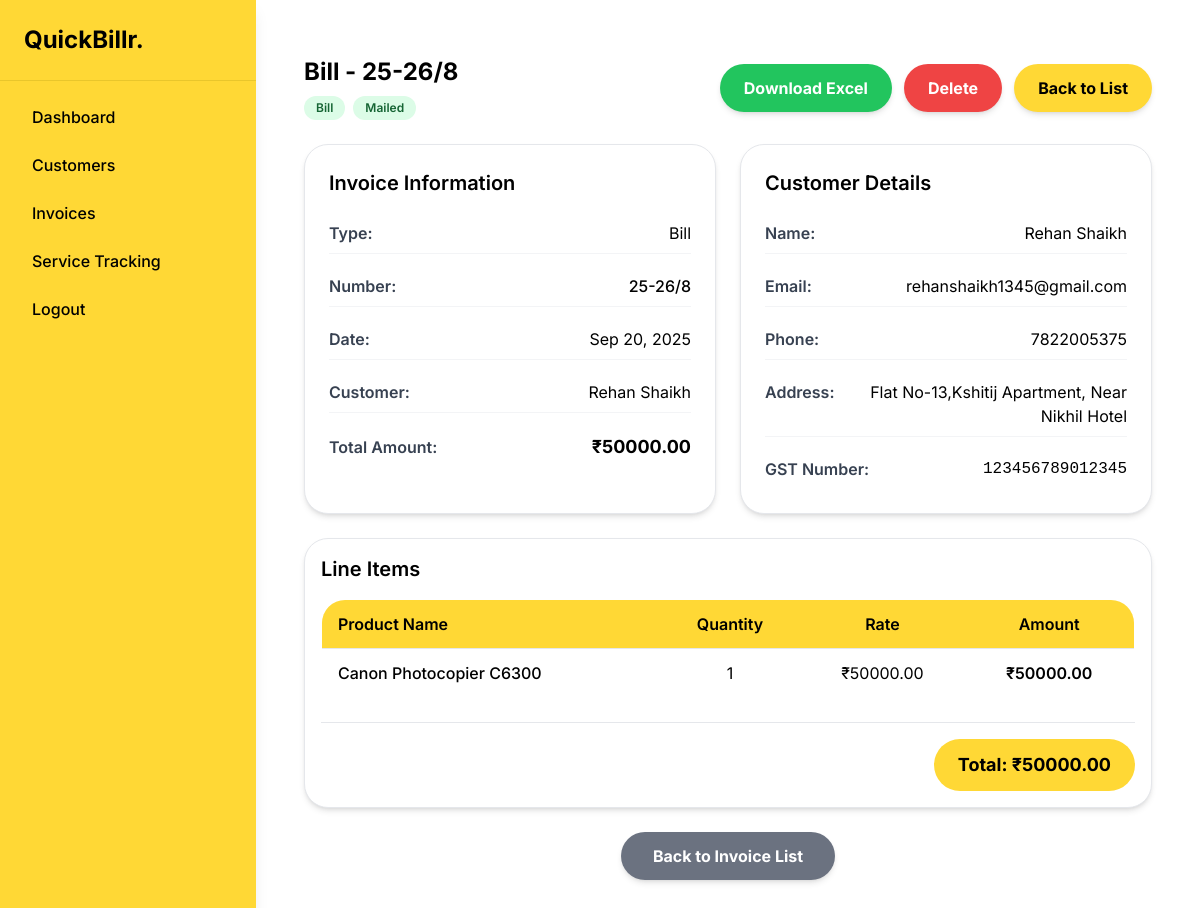
The page /invoices/17/ (signed in) on the database its author committed.
### billapp/models.py (models this page shows, shortened)
class Invoice(models.Model):
    BILL = 'BILL'
    QUOTATION = 'QUOTATION'
    TYPE_CHOICES = [(BILL, 'Bill'), (QUOTATION, 'Quotation')]
    PENDING = 'PENDING'
    PAID = 'PAID'
    OVERDUE = 'OVERDUE'
    invoice_type = models.CharField(max_length=10, choices=TYPE_CHOICES)
    invoice_number = models.CharField(max_length=20, unique=True)
    customer = models.ForeignKey(Customer, on_delete=models.CASCADE)
    date = models.DateField()
    total_amount = models.DecimalField(max_digits=10, decimal_places=2, default=0)
    file_path = models.FilePathField(path="bills", blank=True)
    mailed = models.BooleanField(default=False)
    ai_summary = models.TextField(blank=True, null=True)
    payment_status = models.CharField(
        max_length=10,
        choices=[(PENDING, 'Pending'), (PAID, 'Paid'), (OVERDUE, 'Overdue')],
        blank=True,
        default=PENDING,
        null=True
    )
    def get_absolute_url(self):
        return reverse("invoice_detail", args=[str(self.pk)])

class Customer(models.Model):
    name = models.CharField(max_length=255)
    email = models.EmailField()
    phone = models.CharField(max_length=15)
    address = models.TextField()
    gst_number = models.CharField(max_length=15)

class LineItem(models.Model):
    invoice = models.ForeignKey(Invoice, related_name='items', on_delete=models.CASCADE)
    product_name = models.CharField(max_length=255)
    quantity = models.PositiveIntegerField()
    rate = models.DecimalField(max_digits=10, decimal_places=2)
    amount = models.DecimalField(max_digits=10, decimal_places=2)

### billapp/views.py (the view)
# urls.py: path('invoices/<int:pk>/', invoice_detail, name='invoice_detail'),
@login_required
def invoice_detail(request, pk):
    invoice = get_object_or_404(Invoice, pk=pk)
    return render(request, 'invoices/invoice_detail.html', {'invoice': invoice})

### billapp/templates/invoices/invoice_detail.html (shortened to what this page needs)
{% extends "base.html" %}
{% load static %}
{% block content %}
<div class="bg-white text-black min-h-screen">
  <div class="max-w-7xl mx-auto px-4 py-6">
    <div class="flex flex-col md:flex-row justify-between items-center mb-6">
      <div>
        <h1 class="text-2xl font-bold text-black mb-2">{{ invoice.get_invoice_type_display }} - {{ invoice.invoice_number }}</h1>
        <div class="flex gap-2">
          <span class="inline-block px-3 py-1 text-xs font-semibold rounded-full
            {% if invoice.invoice_type == 'BILL' %}bg-green-100 text-green-800{% else %}bg-blue-100 text-blue-800{% endif %}">
            {{ invoice.get_invoice_type_display }}
          </span>
          <span id="invoiceStatus" class="inline-block px-3 py-1 text-xs font-semibold rounded-full
            {% if invoice.mailed %}bg-green-100 text-green-800{% else %}bg-red-100 text-red-800{% endif %}">
            {{ invoice.mailed|yesno:"Mailed,Not Mailed" }}
          </span>
        </div>
      </div>
      <div class="flex gap-3 mt-4 md:mt-0">
        <a href="{% url 'download_invoice' invoice.pk %}" class="bg-green-500 text-white font-bold px-6 py-3 shadow-md rounded-full hover:bg-green-600 transition">
          Download Excel
        </a>
        <a href="{% url 'invoice_delete' invoice.pk %}?next={{ invoice.get_absolute_url }}" class="bg-red-500 text-white font-bold px-6 py-3 shadow-md rounded-full hover:bg-red-600 transition">
          Delete
        </a>
        <a href="{% url 'invoice_list' %}" class="bg-yellow-500 text-black font-bold px-6 py-3 shadow-md rounded-full hover:bg-yellow-600 transition">
          Back to List
        </a>
      </div>
    </div>
    <div class="grid grid-cols-1 lg:grid-cols-2 gap-6 mb-6">
      <div class="bg-white border border-gray-200 shadow-md p-6 rounded-[24px]">
        <h2 class="text-xl font-semibold text-black mb-4">Invoice Information</h2>
        <div class="space-y-3">
          <div class="flex justify-between items-center py-2 border-b border-gray-100">
            <span class="font-semibold text-gray-700">Type:</span>
            <span class="text-black">{{ invoice.get_invoice_type_display }}</span>
          </div>
          <div class="flex justify-between items-center py-2 border-b border-gray-100">
            <span class="font-semibold text-gray-700">Number:</span>
            <span class="text-black font-medium">{{ invoice.invoice_number }}</span>
          </div>
          <div class="flex justify-between items-center py-2 border-b border-gray-100">
            <span class="font-semibold text-gray-700">Date:</span>
            <span class="text-black">{{ invoice.date|date:"M d, Y" }}</span>
          </div>
          <div class="flex justify-between items-center py-2 border-b border-gray-100">
            <span class="font-semibold text-gray-700">Customer:</span>
            <span class="text-black">{{ invoice.customer.name }}</span>
          </div>
          <div class="flex justify-between items-center py-2">
            <span class="font-semibold text-gray-700">Total Amount:</span>
            <span class="text-black font-bold text-lg">₹{{ invoice.total_amount }}</span>
          </div>
        </div>
      </div>
      <div class="bg-white border border-gray-200 shadow-md p-6 rounded-[24px]">
        <h2 class="text-xl font-semibold text-black mb-4">Customer Details</h2>
        <div class="space-y-3">
          <div class="flex justify-between items-center py-2 border-b border-gray-100">
            <span class="font-semibold text-gray-700">Name:</span>
            <span class="text-black">{{ invoice.customer.name }}</span>
          </div>
          <div class="flex justify-between items-center py-2 border-b border-gray-100">
            <span class="font-semibold text-gray-700">Email:</span>
            <span class="text-black">{{ invoice.customer.email }}</span>
          </div>
          <div class="flex justify-between items-center py-2 border-b border-gray-100">
            <span class="font-semibold text-gray-700">Phone:</span>
            <span class="text-black">{{ invoice.customer.phone }}</span>
          </div>
          <div class="flex justify-between items-start py-2 border-b border-gray-100">
            <span class="font-semibold text-gray-700">Address:</span>
            <span class="text-black text-right max-w-xs">{{ invoice.customer.address }}</span>
          </div>
          <div class="flex justify-between items-center py-2">
            <span class="font-semibold text-gray-700">GST Number:</span>
            <span class="text-black font-mono">{{ invoice.customer.gst_number }}</span>
          </div>
        </div>
      </div>
    </div>
    <div class="bg-white border border-gray-200 shadow-md p-4 rounded-[24px]">
      <h2 class="text-xl font-semibold text-black mb-4">Line Items</h2>
      <div class="hidden md:block">
        <div class="overflow-x-auto">
          <table class="min-w-full border border-gray-200 rounded-[24px] overflow-hidden">
            <thead class="bg-yellow-500 text-black">
              <tr>
                <th class="px-4 py-3 text-left font-semibold">Product Name</th>
                <th class="px-4 py-3 text-center font-semibold">Quantity</th>
                <th class="px-4 py-3 text-center font-semibold">Rate</th>
                <th class="px-4 py-3 text-center font-semibold">Amount</th>
              </tr>
            </thead>
            <tbody class="bg-white">
              {% for item in invoice.items.all %}
              <tr class="border-t hover:bg-gray-100">
                <td class="px-4 py-3 font-medium">{{ item.product_name }}</td>
                <td class="px-4 py-3 text-center">{{ item.quantity }}</td>
                <td class="px-4 py-3 text-center">₹{{ item.rate }}</td>
                <td class="px-4 py-3 text-center font-semibold">₹{{ item.amount }}</td>
              </tr>
              {% endfor %}
            </tbody>
          </table>
        </div>
      </div>
      {% if invoice.items.all %}
      <div class="mt-6 pt-4 border-t border-gray-200">
        <div class="flex justify-end">
          <div class="bg-yellow-500 text-black px-6 py-3 rounded-full">
            <span class="font-bold text-lg">Total: ₹{{ invoice.total_amount }}</span>
          </div>
        </div>
      </div>
      {% endif %}
    </div>
    <div class="mt-6 flex flex-col sm:flex-row gap-3 justify-center">
      <a href="{% url 'invoice_list' %}" class="bg-gray-500 text-white font-bold px-8 py-3 shadow-md rounded-full hover:bg-gray-600 transition text-center">
        Back to Invoice List
      </a>
    </div>
  </div>
</div>
{% endblock %}

### rows shown on the page
Invoice: invoice_type "Bill", invoice_number "25-26/8", mailed "Mailed", date "Sep 20, 2025", customer.name "Rehan Shaikh", total_amount "50000.00", customer.email "rehanshaikh1345@gmail.com", customer.phone "7822005375", customer.address "Flat No-13,Kshitij Apartment, Near Nikhil Hotel", customer.gst_number "123456789012345"
LineItem: product_name "Canon Photocopier C6300", quantity "1", rate "50000.00", amount "50000.00"
